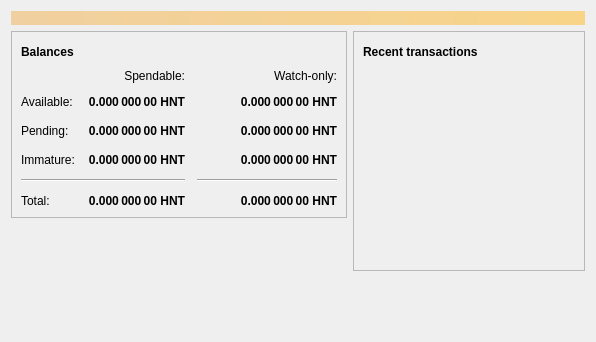
<?xml version="1.0" encoding="UTF-8"?>
<ui version="4.0">
 <class>OverviewPage</class>
 <widget class="QWidget" name="OverviewPage">
  <property name="geometry">
   <rect>
    <x>0</x>
    <y>0</y>
    <width>596</width>
    <height>342</height>
   </rect>
  </property>
  <property name="windowTitle">
   <string>Form</string>
  </property>
  <layout class="QVBoxLayout" name="topLayout">
   <item>
    <widget class="QLabel" name="labelAlerts">
     <property name="visible">
      <bool>false</bool>
     </property>
     <property name="styleSheet">
      <string notr="true">background-color: qlineargradient(x1: 0, y1: 0, x2: 1, y2: 0, stop:0 #F0D0A0, stop:1 #F8D488); color:#000000;</string>
     </property>
     <property name="wordWrap">
      <bool>true</bool>
     </property>
     <property name="margin">
      <number>3</number>
     </property>
    </widget>
   </item>
   <item>
    <layout class="QHBoxLayout" name="horizontalLayout" stretch="1,1">
     <item>
      <layout class="QVBoxLayout" name="verticalLayout_2">
       <item>
        <widget class="QFrame" name="frame">
         <property name="frameShape">
          <enum>QFrame::StyledPanel</enum>
         </property>
         <property name="frameShadow">
          <enum>QFrame::Raised</enum>
         </property>
         <layout class="QVBoxLayout" name="verticalLayout_4">
          <item>
           <layout class="QHBoxLayout" name="horizontalLayout_4">
            <item>
             <widget class="QLabel" name="label_5">
              <property name="font">
               <font>
                <weight>75</weight>
                <bold>true</bold>
               </font>
              </property>
              <property name="text">
               <string>Balances</string>
              </property>
             </widget>
            </item>
            <item>
             <widget class="QPushButton" name="labelWalletStatus">
              <property name="enabled">
               <bool>false</bool>
              </property>
              <property name="maximumSize">
               <size>
                <width>30</width>
                <height>16777215</height>
               </size>
              </property>
              <property name="toolTip">
               <string>The displayed information may be out of date. Your wallet automatically synchronizes with the Bitcoin network after a connection is established, but this process has not completed yet.</string>
              </property>
              <property name="text">
               <string/>
              </property>
              <property name="icon">
               <iconset resource="../bitcoin.qrc">
                <normaloff>:/icons/warning</normaloff>
                <disabledoff>:/icons/warning</disabledoff>:/icons/warning</iconset>
              </property>
              <property name="iconSize">
               <size>
                <width>24</width>
                <height>24</height>
               </size>
              </property>
              <property name="flat">
               <bool>true</bool>
              </property>
             </widget>
            </item>
            <item>
             <spacer name="horizontalSpacer_3">
              <property name="orientation">
               <enum>Qt::Horizontal</enum>
              </property>
              <property name="sizeHint" stdset="0">
               <size>
                <width>40</width>
                <height>20</height>
               </size>
              </property>
             </spacer>
            </item>
           </layout>
          </item>
          <item>
           <layout class="QGridLayout" name="gridLayout">
            <property name="spacing">
             <number>12</number>
            </property>
            <item row="2" column="2">
             <widget class="QLabel" name="labelWatchPending">
              <property name="font">
               <font>
                <weight>75</weight>
                <bold>true</bold>
               </font>
              </property>
              <property name="cursor">
               <cursorShape>IBeamCursor</cursorShape>
              </property>
              <property name="toolTip">
               <string>Unconfirmed transactions to watch-only addresses</string>
              </property>
              <property name="text">
               <string notr="true">0.000 000 00 HNT</string>
              </property>
              <property name="alignment">
               <set>Qt::AlignRight|Qt::AlignTrailing|Qt::AlignVCenter</set>
              </property>
              <property name="textInteractionFlags">
               <set>Qt::LinksAccessibleByMouse|Qt::TextSelectableByKeyboard|Qt::TextSelectableByMouse</set>
              </property>
             </widget>
            </item>
            <item row="2" column="1">
             <widget class="QLabel" name="labelUnconfirmed">
              <property name="font">
               <font>
                <weight>75</weight>
                <bold>true</bold>
               </font>
              </property>
              <property name="cursor">
               <cursorShape>IBeamCursor</cursorShape>
              </property>
              <property name="toolTip">
               <string>Total of transactions that have yet to be confirmed, and do not yet count toward the spendable balance</string>
              </property>
              <property name="text">
               <string notr="true">0.000 000 00 HNT</string>
              </property>
              <property name="alignment">
               <set>Qt::AlignRight|Qt::AlignTrailing|Qt::AlignVCenter</set>
              </property>
              <property name="textInteractionFlags">
               <set>Qt::LinksAccessibleByMouse|Qt::TextSelectableByKeyboard|Qt::TextSelectableByMouse</set>
              </property>
             </widget>
            </item>
            <item row="3" column="2">
             <widget class="QLabel" name="labelWatchImmature">
              <property name="font">
               <font>
                <weight>75</weight>
                <bold>true</bold>
               </font>
              </property>
              <property name="cursor">
               <cursorShape>IBeamCursor</cursorShape>
              </property>
              <property name="toolTip">
               <string>Mined balance in watch-only addresses that has not yet matured</string>
              </property>
              <property name="text">
               <string notr="true">0.000 000 00 HNT</string>
              </property>
              <property name="alignment">
               <set>Qt::AlignRight|Qt::AlignTrailing|Qt::AlignVCenter</set>
              </property>
              <property name="textInteractionFlags">
               <set>Qt::LinksAccessibleByMouse|Qt::TextSelectableByKeyboard|Qt::TextSelectableByMouse</set>
              </property>
             </widget>
            </item>
            <item row="4" column="0" colspan="2">
             <widget class="Line" name="line">
              <property name="orientation">
               <enum>Qt::Horizontal</enum>
              </property>
             </widget>
            </item>
            <item row="4" column="2">
             <widget class="Line" name="lineWatchBalance">
              <property name="sizePolicy">
               <sizepolicy hsizetype="Preferred" vsizetype="Fixed">
                <horstretch>0</horstretch>
                <verstretch>0</verstretch>
               </sizepolicy>
              </property>
              <property name="minimumSize">
               <size>
                <width>140</width>
                <height>0</height>
               </size>
              </property>
              <property name="orientation">
               <enum>Qt::Horizontal</enum>
              </property>
             </widget>
            </item>
            <item row="5" column="0">
             <widget class="QLabel" name="labelTotalText">
              <property name="text">
               <string>Total:</string>
              </property>
             </widget>
            </item>
            <item row="3" column="1">
             <widget class="QLabel" name="labelImmature">
              <property name="font">
               <font>
                <weight>75</weight>
                <bold>true</bold>
               </font>
              </property>
              <property name="cursor">
               <cursorShape>IBeamCursor</cursorShape>
              </property>
              <property name="toolTip">
               <string>Mined balance that has not yet matured</string>
              </property>
              <property name="text">
               <string notr="true">0.000 000 00 HNT</string>
              </property>
              <property name="alignment">
               <set>Qt::AlignRight|Qt::AlignTrailing|Qt::AlignVCenter</set>
              </property>
              <property name="textInteractionFlags">
               <set>Qt::LinksAccessibleByMouse|Qt::TextSelectableByKeyboard|Qt::TextSelectableByMouse</set>
              </property>
             </widget>
            </item>
            <item row="2" column="3">
             <spacer name="horizontalSpacer_2">
              <property name="orientation">
               <enum>Qt::Horizontal</enum>
              </property>
              <property name="sizeHint" stdset="0">
               <size>
                <width>40</width>
                <height>20</height>
               </size>
              </property>
             </spacer>
            </item>
            <item row="3" column="0">
             <widget class="QLabel" name="labelImmatureText">
              <property name="text">
               <string>Immature:</string>
              </property>
             </widget>
            </item>
            <item row="5" column="1">
             <widget class="QLabel" name="labelTotal">
              <property name="font">
               <font>
                <weight>75</weight>
                <bold>true</bold>
               </font>
              </property>
              <property name="cursor">
               <cursorShape>IBeamCursor</cursorShape>
              </property>
              <property name="toolTip">
               <string>Your current total balance</string>
              </property>
              <property name="text">
               <string notr="true">0.000 000 00 HNT</string>
              </property>
              <property name="alignment">
               <set>Qt::AlignRight|Qt::AlignTrailing|Qt::AlignVCenter</set>
              </property>
              <property name="textInteractionFlags">
               <set>Qt::LinksAccessibleByMouse|Qt::TextSelectableByKeyboard|Qt::TextSelectableByMouse</set>
              </property>
             </widget>
            </item>
            <item row="5" column="2">
             <widget class="QLabel" name="labelWatchTotal">
              <property name="font">
               <font>
                <weight>75</weight>
                <bold>true</bold>
               </font>
              </property>
              <property name="cursor">
               <cursorShape>IBeamCursor</cursorShape>
              </property>
              <property name="toolTip">
               <string>Current total balance in watch-only addresses</string>
              </property>
              <property name="text">
               <string notr="true">0.000 000 00 HNT</string>
              </property>
              <property name="alignment">
               <set>Qt::AlignRight|Qt::AlignTrailing|Qt::AlignVCenter</set>
              </property>
              <property name="textInteractionFlags">
               <set>Qt::LinksAccessibleByMouse|Qt::TextSelectableByKeyboard|Qt::TextSelectableByMouse</set>
              </property>
             </widget>
            </item>
            <item row="0" column="2">
             <widget class="QLabel" name="labelWatchonly">
              <property name="text">
               <string>Watch-only:</string>
              </property>
              <property name="alignment">
               <set>Qt::AlignRight|Qt::AlignTrailing|Qt::AlignVCenter</set>
              </property>
             </widget>
            </item>
            <item row="1" column="0">
             <widget class="QLabel" name="labelBalanceText">
              <property name="text">
               <string>Available:</string>
              </property>
             </widget>
            </item>
            <item row="1" column="1">
             <widget class="QLabel" name="labelBalance">
              <property name="font">
               <font>
                <weight>75</weight>
                <bold>true</bold>
               </font>
              </property>
              <property name="cursor">
               <cursorShape>IBeamCursor</cursorShape>
              </property>
              <property name="toolTip">
               <string>Your current spendable balance</string>
              </property>
              <property name="text">
               <string notr="true">0.000 000 00 HNT</string>
              </property>
              <property name="alignment">
               <set>Qt::AlignRight|Qt::AlignTrailing|Qt::AlignVCenter</set>
              </property>
              <property name="textInteractionFlags">
               <set>Qt::LinksAccessibleByMouse|Qt::TextSelectableByKeyboard|Qt::TextSelectableByMouse</set>
              </property>
             </widget>
            </item>
            <item row="1" column="2">
             <widget class="QLabel" name="labelWatchAvailable">
              <property name="font">
               <font>
                <weight>75</weight>
                <bold>true</bold>
               </font>
              </property>
              <property name="cursor">
               <cursorShape>IBeamCursor</cursorShape>
              </property>
              <property name="toolTip">
               <string>Your current balance in watch-only addresses</string>
              </property>
              <property name="text">
               <string notr="true">0.000 000 00 HNT</string>
              </property>
              <property name="alignment">
               <set>Qt::AlignRight|Qt::AlignTrailing|Qt::AlignVCenter</set>
              </property>
              <property name="textInteractionFlags">
               <set>Qt::LinksAccessibleByMouse|Qt::TextSelectableByKeyboard|Qt::TextSelectableByMouse</set>
              </property>
             </widget>
            </item>
            <item row="2" column="0">
             <widget class="QLabel" name="labelPendingText">
              <property name="text">
               <string>Pending:</string>
              </property>
             </widget>
            </item>
            <item row="0" column="1">
             <widget class="QLabel" name="labelSpendable">
              <property name="text">
               <string>Spendable:</string>
              </property>
              <property name="alignment">
               <set>Qt::AlignRight|Qt::AlignTrailing|Qt::AlignVCenter</set>
              </property>
             </widget>
            </item>
           </layout>
          </item>
         </layout>
        </widget>
       </item>
       <item>
        <spacer name="verticalSpacer">
         <property name="orientation">
          <enum>Qt::Vertical</enum>
         </property>
         <property name="sizeHint" stdset="0">
          <size>
           <width>20</width>
           <height>40</height>
          </size>
         </property>
        </spacer>
       </item>
      </layout>
     </item>
     <item>
      <layout class="QVBoxLayout" name="verticalLayout_3">
       <item>
        <widget class="QFrame" name="frame_2">
         <property name="frameShape">
          <enum>QFrame::StyledPanel</enum>
         </property>
         <property name="frameShadow">
          <enum>QFrame::Raised</enum>
         </property>
         <layout class="QVBoxLayout" name="verticalLayout">
          <item>
           <layout class="QHBoxLayout" name="horizontalLayout_2">
            <item>
             <widget class="QLabel" name="label_4">
              <property name="font">
               <font>
                <weight>75</weight>
                <bold>true</bold>
               </font>
              </property>
              <property name="text">
               <string>Recent transactions</string>
              </property>
             </widget>
            </item>
            <item>
             <widget class="QPushButton" name="labelTransactionsStatus">
              <property name="enabled">
               <bool>false</bool>
              </property>
              <property name="maximumSize">
               <size>
                <width>30</width>
                <height>16777215</height>
               </size>
              </property>
              <property name="toolTip">
               <string>The displayed information may be out of date. Your wallet automatically synchronizes with the Bitcoin network after a connection is established, but this process has not completed yet.</string>
              </property>
              <property name="text">
               <string/>
              </property>
              <property name="icon">
               <iconset resource="../bitcoin.qrc">
                <normaloff>:/icons/warning</normaloff>
                <disabledoff>:/icons/warning</disabledoff>:/icons/warning</iconset>
              </property>
              <property name="iconSize">
               <size>
                <width>24</width>
                <height>24</height>
               </size>
              </property>
              <property name="flat">
               <bool>true</bool>
              </property>
             </widget>
            </item>
            <item>
             <spacer name="horizontalSpacer">
              <property name="orientation">
               <enum>Qt::Horizontal</enum>
              </property>
              <property name="sizeHint" stdset="0">
               <size>
                <width>40</width>
                <height>20</height>
               </size>
              </property>
             </spacer>
            </item>
           </layout>
          </item>
          <item>
           <widget class="QListView" name="listTransactions">
            <property name="styleSheet">
             <string notr="true">QListView { background: transparent; }</string>
            </property>
            <property name="frameShape">
             <enum>QFrame::NoFrame</enum>
            </property>
            <property name="verticalScrollBarPolicy">
             <enum>Qt::ScrollBarAlwaysOff</enum>
            </property>
            <property name="horizontalScrollBarPolicy">
             <enum>Qt::ScrollBarAlwaysOff</enum>
            </property>
            <property name="selectionMode">
             <enum>QAbstractItemView::NoSelection</enum>
            </property>
           </widget>
          </item>
         </layout>
        </widget>
       </item>
       <item>
        <spacer name="verticalSpacer_2">
         <property name="orientation">
          <enum>Qt::Vertical</enum>
         </property>
         <property name="sizeHint" stdset="0">
          <size>
           <width>20</width>
           <height>40</height>
          </size>
         </property>
        </spacer>
       </item>
      </layout>
     </item>
    </layout>
   </item>
  </layout>
 </widget>
 <resources/>
 <connections/>
</ui>
